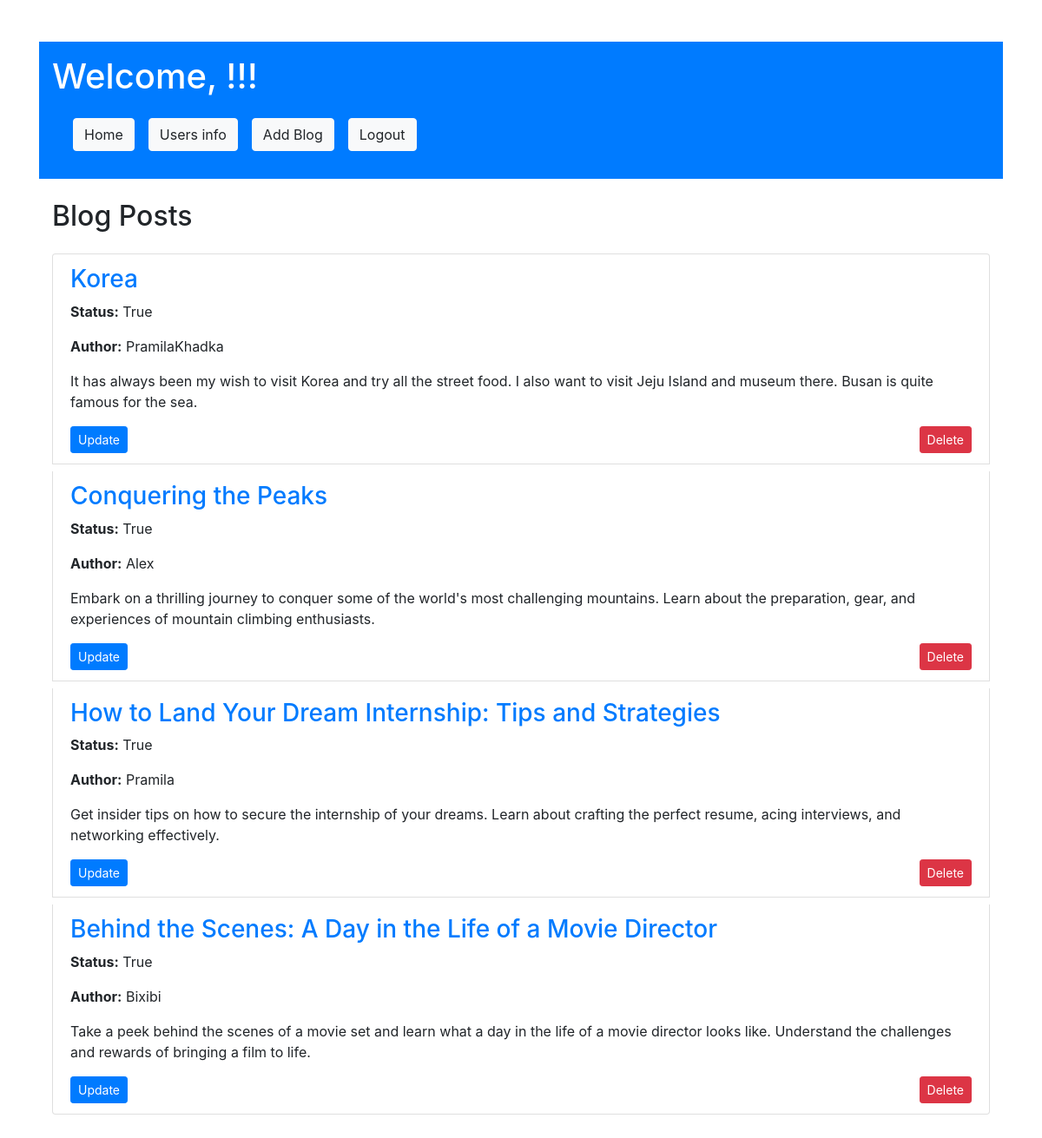
The page / on the database its author committed.
### weblog/models.py (models this page shows, shortened)
class Blog(models.Model):
    title = models.CharField(max_length=100)
    description = models.TextField()
    author = models.ForeignKey(User, on_delete=models.CASCADE)
    category = models.ForeignKey(Category, on_delete=models.CASCADE)
    status = models.BooleanField(default=False)
    created_at = models.DateTimeField(auto_now_add=True)
    updated_at = models.DateTimeField(auto_now=True)
    deleted_at = models.DateField(auto_now=True)

### weblog/views.py (the view)
# urls.py: 2. Add a URL to urlpatterns:  path('', views.home, name='home')
def home(request):
    posts = Blog.objects.all()
    return render(request, 'home.html', {'posts': posts})

### weblog/templates/home.html (shortened to what this page needs)
{% extends "base.html" %}
{% block content %}
<header class="bg-primary text-white py-3 mb-4">
    <div class="container">
        <h1>Welcome, {{ user.username }}!!!</h1>
        <nav class="navbar navbar-expand-lg navbar-dark bg-primary">
            <div class="navbar-nav">
                <a class="nav-link" href="{% url 'weblog:home' %}">
                    <button type="button" class="btn btn-light">Home</button>
                </a>
                <a class="nav-link" href="{% url 'weblog:user_list' %}">
                    <button type="button" class="btn btn-light">Users info</button>
                </a>
                <a class="nav-link" href="{% url 'weblog:add_blog' %}">
                    <button type="button" class="btn btn-light">Add Blog</button>
                </a>
                <a class="nav-link" href="{% url 'weblog:logout' %}">
                    <button type="button" class="btn btn-light">Logout</button>
                </a>
            </div>
        </nav>
    </div>
</header>
<div class="container">
    <h2 class="mb-4">Blog Posts</h2>
    <ul class="list-group">
        {% for blog in posts %}
        <li class="list-group-item mb-2">
            <h3><a href="{% url 'weblog:blog_detail' blog.id %}">{{ blog.title }}</a></h3>
            <p><strong>Status:</strong> {{ blog.status }}</p>
            <p><strong>Author:</strong> {{ blog.author }}</p>
            <p>{{ blog.description }}</p>
            <div class="d-flex justify-content-between">
                <a href="{% url 'weblog:blog-update' blog.id %}">
                    <button type="button" class="btn btn-primary btn-sm">Update</button>
                </a>
                <a href="{% url 'weblog:blog-delete' blog.id %}">
                    <button type="button" class="btn btn-danger btn-sm">Delete</button>
                </a>
            </div>
        </li>
        {% endfor %}
    </ul>
</div>
{% endblock %}

### weblog/templates/base.html (shortened to what this page needs)
<!DOCTYPE html>
<html lang="en">
<head>
    <link href="https://stackpath.bootstrapcdn.com/bootstrap/4.5.2/css/bootstrap.min.css" rel="stylesheet">
</head>
<body>
    <main class="container my-5">
        {% block content %}
        {% endblock %}
    </main>
</body>
</html>

### rows shown on the page
Blog: title "Korea", status "True", author "PramilaKhadka", description "It has always been my wish to visit Korea and try all the street food. I also want to visit Jeju Island and museum there. Busan is quite famous for the sea."
Blog: title "Conquering the Peaks", status "True", author "Alex", description "Embark on a thrilling journey to conquer some of the world's most challenging mountains. Learn about the preparation, gear, and experiences of mountain climbing enthusiasts."
Blog: title "How to Land Your Dream Internship: Tips and Strategies", status "True", author "Pramila", description "Get insider tips on how to secure the internship of your dreams. Learn about crafting the perfect resume, acing interviews, and networking effectively."
Blog: title "Behind the Scenes: A Day in the Life of a Movie Director", status "True", author "Bixibi", description "Take a peek behind the scenes of a movie set and learn what a day in the life of a movie director looks like. Understand the challenges and rewards of bringing a film to life."
